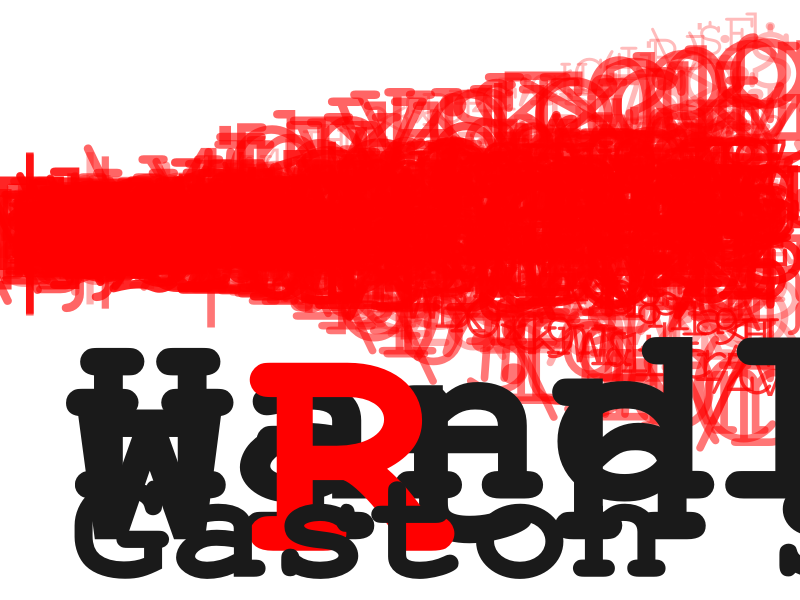

Here is the R script that generated this plot:


# population size
size <- 250
# number of yarns
n <- 30
# generations
gens <- 50
# letters and symbols
punc <- c(".", ",", ":", ";", "/", "|", "(", "\\)", "[", "]", "{", 
          "\\}", "\\#", "$", "%", "^", "&", "+", "-", "?", "<", ">", "*")
strs <- c(letters, LETTERS, 0:9, punc)
# colors
reds <- hsv(h = 0, s = 1, v = 1, alpha = runif(n, 0.2, 0.9))

# red1 <- hsv(h = 0.4, s = 1, v = 1, alpha = runif(n, 0.2, 0.9))
# red2 <- hsv(h = 0.6, s = 1, v = 1, alpha = runif(n, 0.2, 0.9))
# red3 <- hsv(h = 0.0, s = 1, v = 1, alpha = runif(n, 0.2, 0.9))
# reds <- sample(c(red1, red2, red3), size = n)


png("cover-r4strings.png", width = 2600, height = 3100)
set.seed(12345)
op <- par(bty = "n", mar = c(0, 0, 0, 0), bg = 'white')
# plot
plot(1:gens, rep(0, gens), type = 'n', 
     ylim = c(-0.25, 0.95), axes = FALSE)
for (j in 1:n)
{
  # probability
  p <- 0.5
  freq <- c(rep(p, 10), rep(NA, gens - 10))
  for (i in 11:gens)
  {
    # binomial number
    aux <- rbinom(1, size, p)
    p <- aux / size
    freq[i] <- p
  }
  #lwds <- sample(seq(0.5, 2, by = 0.15), 1)
  cexs <- sample(seq(0.5, 2, by = 0.1), 1) * 5
  # use loess
  temp <- lowess(freq ~ 1:gens)
  #lines(temp$x, temp$y, col = reds[j], lwd = lwds)
  aux_strs <- sample(strs, size = length(temp$x), replace = TRUE)
  text(temp$x, temp$y, labels = aux_strs, family = "mono",
       col = reds[j], cex = cexs)
}
# signature
# text(3, 0.01, "Handling Strings\nWith R", col = "gray10", 
#      cex = 16, family = "mono", pos = 4, font = 2)
text(3, 0.03, "Handling Strings", col = "gray10", 
     cex = 16, family = "mono", pos = 4, font = 2)
text(3, -0.058, "With", col = "gray10", 
     cex = 16, family = "mono", pos = 4, font = 2)
text(14.7, -0.056, "R", col = "#FF0000", 
     cex = 20, family = "mono", pos = 4, font = 2)
text(3, -0.18, "Gaston Sanchez", col = "gray10", 
     cex = 10, family = "mono", pos = 4, font = 2)
# reset par
par(op)
dev.off()
